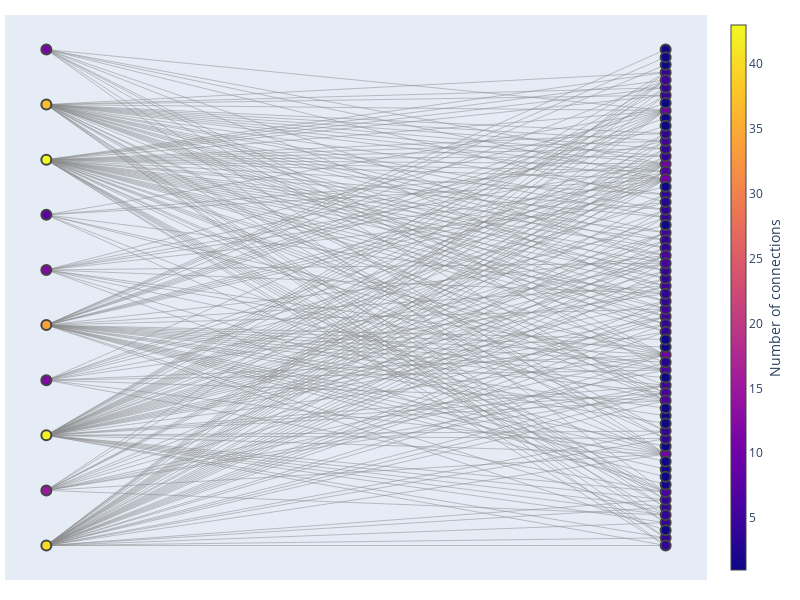

This figure's notebook cell:
### Code cell
G = nx.Graph()
for edge in types_predicates_toptypes.iter_rows():
    left, right, weight = edge
    G.add_edge(left,right, weight=weight)
left, right = types_predicates_toptypes["type"], types_predicates_toptypes["predicate"]
utils.plot_graph(G, left, right)

### Figure 1 — Plotly figure (JSON) as saved in the notebook; plotly's stock layout.template omitted (floating-point values rounded to 4 significant figures; data arrays with more than 128 entries replaced by an {"elided": "..."} marker saying what was removed)
{"data": [{"hoverinfo": "none", "line": {"color": "#888", "width": 0.5}, "mode": "lines", "type": "scatter", "x": {"elided": "762 int values"}, "y": {"elided": "762 float values"}}, {"hoverinfo": "text", "marker": {"color": [43, 4, 4, 4, 4, 42, 4, 34, 6, 5, 10, 10, 4, 5, 4, 40, 4, 11, 10, 12, 1, 5, 37, 5, 6, 10, 4, 15, 4, 5, 1, 4, 4, 4, 12, 4, 4, 4, 4, 4, 4, 4, 10, 4, 8, 6, 6, 5, 6, 1, 4, 4, 4, 5, 3, 7, 1, 1, 1, 1, 1, 6, 1, 3, 1, 1, 1, 4, 1, 1, 1, 1, 1, 1, 1, 1], "colorbar": {"thickness": 15, "title": {"side": "right", "text": "Number of connections"}, "xanchor": "left"}, "line": {"width": 2}, "reversescale": false, "showscale": true, "size": 10}, "mode": "markers", "text": ["<wordnet_person_100007846>: # of connections: 43", "<hasGender>: # of connections: 4", "<isCitizenOf>: # of connections: 4", "<wasBornOnDate>: # of connections: 4", "<wasBornIn>: # of connections: 4", "<wikicat_Living_people>: # of connections: 42", "<diedOnDate>: # of connections: 4", "<wordnet_administrative_district_108491826>: # of connections: 34", "<isLocatedIn>: # of connections: 6", "<isAffiliatedTo>: # of connections: 5", "<hasLatitude>: # of connections: 10", "<hasLongitude>: # of connections: 10", "<diedIn>: # of connections: 4", "<hasNumberOfPeople>: # of connections: 5", "<playsFor>: # of connections: 4", "<wordnet_officeholder_110371450>: # of connections: 40", "<graduatedFrom>: # of connections: 4", "<wordnet_album_106591815>: # of connections: 11", "<wasCreatedOnDate>: # of connections: 10", "<wordnet_movie_106613686>: # of connections: 12", "<hasArea>: # of connections: 1", "<hasHeight>: # of connections: 5", "<wordnet_artist_109812338>: # of connections: 37", "<created>: # of connections: 5", "<hasWonPrize>: # of connections: 6", "<hasWebsite>: # of connections: 10", "<isMarriedTo>: # of connections: 4", "<wordnet_company_108058098>: # of connections: 15", "<actedIn>: # of connections: 4", "<hasWeight>: # of connections: 5", "<hasPopulationDensity>: # of connections: 1", "<hasChild>: # of connections: 4", "<isPoliticianOf>: # of connections: 4", "<livesIn>: # of connections: 4", "<wordnet_event_100029378>: # of connections: 12", "<happenedOnDate>: # of connections: 4", "<worksAt>: # of connections: 4", "<hasMusicalRole>: # of connections: 4", "<directed>: # of connections: 4", "<isLeaderOf>: # of connections: 4", "<hasAcademicAdvisor>: # of connections: 4", "<wroteMusicFor>: # of connections: 4", "<wasDestroyedOnDate>: # of connections: 10", "<influences>: # of connections: 4", "<wordnet_season_115239579>: # of connections: 8", "<owns>: # of connections: 6", "<hasDuration>: # of connections: 6", "<hasRevenue>: # of connections: 5", "<hasMotto>: # of connections: 6", "<hasCapital>: # of connections: 1", "<isInterestedIn>: # of connections: 4", "<edited>: # of connections: 4", "<isKnownFor>: # of connections: 4", "<participatedIn>: # of connections: 5", "<happenedIn>: # of connections: 3", "<hasPages>: # of connections: 7", "<hasUnemployment>: # of connections: 1", "<hasLength>: # of connections: 1", "<hasPoverty>: # of connections: 1", "<hasEconomicGrowth>: # of connections: 1", "<hasCurrency>: # of connections: 1", "<hasISBN>: # of connections: 6", "<hasOfficialLanguage>: # of connections: 1", "<hasExpenses>: # of connections: 3", "<hasAirportCode>: # of connections: 1", "<isConnectedTo>: # of connections: 1", "<hasTLD>: # of connections: 1", "<hasBudget>: # of connections: 4", "<hasInflation>: # of connections: 1", "<hasImport>: # of connections: 1", "<hasExport>: # of connections: 1", "<exports>: # of connections: 1", "<imports>: # of connections: 1", "<hasGDP>: # of connections: 1", "<dealsWith>: # of connections: 1", "<startedOnDate>: # of connections: 1"], "type": "scatter", "x": [0, 1, 1, 1, 1, 0, 1, 0, 1, 1, 1, 1, 1, 1, 1, 0, 1, 0, 1, 0, 1, 1, 0, 1, 1, 1, 1, 0, 1, 1, 1, 1, 1, 1, 0, 1, 1, 1, 1, 1, 1, 1, 1, 1, 0, 1, 1, 1, 1, 1, 1, 1, 1, 1, 1, 1, 1, 1, 1, 1, 1, 1, 1, 1, 1, 1, 1, 1, 1, 1, 1, 1, 1, 1, 1, 1], "y": [0.7778, 0.6615, 0.07692, 0.7077, 0.6769, 0.2222, 0.04615, 0.4444, 0.3538, 0.4615, 0.7692, 0.3846, 0.9077, 0.5231, 0.7846, 0, 0.8, 1, 0.1846, 0.5556, 0.2, 0.4769, 0.8889, 0.6308, 0.7538, 0.8769, 0.09231, 0.1111, 0.4923, 0.8154, 1, 0.5385, 0.9231, 0.9538, 0.3333, 0.5077, 0.6154, 0.6, 0.2154, 0.01538, 0, 0.4462, 0.7385, 0.5538, 0.6667, 0.5846, 0.1077, 0.3231, 0.3077, 0.1231, 0.8308, 0.2308, 0.4308, 0.9385, 0.6923, 0.2923, 0.1538, 0.3385, 0.4, 0.9692, 0.2615, 0.5692, 0.2769, 0.3692, 0.1385, 0.8615, 0.03077, 0.06154, 0.4154, 0.2462, 0.8923, 0.7231, 0.9846, 0.1692, 0.8462, 0.6462]}], "layout": {"height": 600, "hovermode": "closest", "margin": {"b": 20, "l": 5, "r": 5, "t": 15}, "showlegend": false, "title": {"font": {"size": 16}, "text": ""}, "width": 800, "xaxis": {"showgrid": false, "showticklabels": false, "zeroline": false}, "yaxis": {"showgrid": false, "showticklabels": false, "zeroline": false}}}
